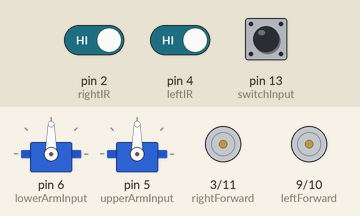
The sketch below on a simulated Arduino Uno, built with avr-gcc and run on an emulated ATmega328P. On the bench: 2 × servo, motor-driver pin pairs drawn as motors (green arrow = first pin HIGH = forward, orange = second pin HIGH = backward, longer = more drive). Inputs (shaded band) come from the test bench; at power-on: pin 13 (switchInput) HIGH, pin 2 (rightIR) HIGH, pin 4 (leftIR) HIGH.

Above: at 1.2 s.
1.3 s: pin 13 (switchInput) pulled LOW for 0.15 s
At 3.4 s:
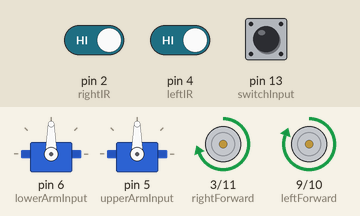
3.9 s: pin 13 (switchInput) pulled LOW for 1 s
At 5.2 s:
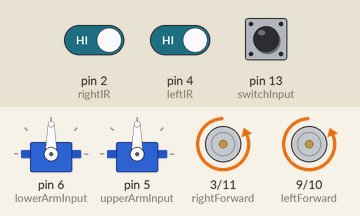
Timing chart, 0 to 6.9 s (numbered marks = the images above; inputs shaded):
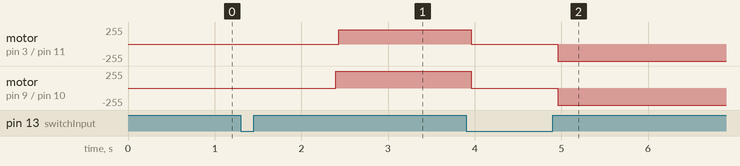

Measured:
- after the input at 1.3 s, motor on pin 3 (rightForward) / pin 11 (rightBack): stopped → forward 212/255 after 1.1 s; motor on pin 9 (leftForward) / pin 10 (leftBack): stopped → forward 255/255 after 1.1 s
- after the input at 3.9 s, motor on pin 3 (rightForward) / pin 11 (rightBack): forward 212/255 → stopped after 0.06 s, → backward 255/255 1.0 s later; motor on pin 9 (leftForward) / pin 10 (leftBack): forward 255/255 → stopped after 0.06 s, → backward 255/255 1.0 s later

The sketch:

RobotCode.ino
```cpp
#include <Servo.h>
#include <ezButton.h>
#include <stdlib.h>
#define LEFT 0
#define RIGHT 1
#define PI 3.14159
#define WHEEL_ENCODER_COUNT 70
#define WHEEL_DIAMETER 56
#define WHEEL_WIDTH 150
#define FORWARD_COEFF_LEFT 1.2
#define BACK_COEFF_LEFT 1.0
#define FORWARD_ADJUSTED_R 100/FORWARD_COEFF_LEFT
#define BACK_ADJUSTED_R 100/BACK_COEFF_LEFT
#define LEFTENC 0
#define RIGHTENC 1
#define STRAIGHTKP 1.5


int switchInput = 13;

int leftForward = 9;  // make sure this is IN1 or IN3
int leftBack = 10;
int rightForward = 3;  // make sure this is IN1 or IN3
int rightBack = 11;

int lowerArmInput = 6;
int upperArmInput = 5;
int leftIR = 4;
int rightIR = 2;

int leftEncoderCount = 0;
int rightEncoderCount = 0;


int leftPastPinValue, rightPastPinValue;
int leftPinValue, rightPinValue;
double leftSpeed, rightSpeed;
int distanceToDrive;
int state = HIGH;
bool switchPressed = false;


int convertPower(double percentPower);

class dcMotor {
public:
  int forwardPin;
  int backPin;
  void setPins(int f, int b) {
    forwardPin = f;
    backPin = b;
    pinMode(f, OUTPUT);
    pinMode(b, OUTPUT);
  }
  void drive(double power) {
    int convertedPower = convertPower(power);
    if (power > 0) {
      digitalWrite(backPin, LOW);
      analogWrite(forwardPin, convertedPower);
    } else if (power < 0) {
      digitalWrite(forwardPin, LOW);
      analogWrite(backPin, convertedPower);
    } else {
      digitalWrite(forwardPin, LOW);
      digitalWrite(backPin, LOW);
    }
  }
};

dcMotor leftMotor;
dcMotor rightMotor;
Servo lowerArm;
Servo upperArm;

// For the switch: have GND connected to C, have input connected to NO
ezButton limitSwitch(switchInput);  // create ezButton object that attach to pin 4;


void setup() {
  limitSwitch.setDebounceTime(50);  // set debounce time to 50 milliseconds

  lowerArm.attach(lowerArmInput);
  upperArm.attach(upperArmInput);
  leftMotor.setPins(leftForward, leftBack);
  rightMotor.setPins(rightForward, rightBack);

  pinMode(leftIR, INPUT);
  pinMode(rightIR, INPUT);

  leftPastPinValue = digitalRead(leftIR);
  rightPastPinValue = digitalRead(rightIR);
  Serial.begin(9600);
}


void loop() {


  // /*
  wait(); // waits for bump switch press

  delay(1000);

  driveStraightSwitch();
  stopDrive();
  delay(1000);


  // backRightWheel(100, 5);
  // delay(1000);

  offsetBackward(-120);

  delay(1000);

  turnLeft(100, 85);
  delay(1000);

  driveStraightSwitch();
  delay(1000);


  // backRightWheel(100, 5);
  // delay(1000);

  offsetBackward(-260);
  delay(1000);

  turnLeft(100, 111);
  delay(1000);

  driveDistance(FORWARD_ADJUSTED_R, 180);
  delay(1000);

  lowerArm.write(0);
  delay(300);
  lowerArm.write(90);
  delay(1000);

  driveDistance(FORWARD_ADJUSTED_R, 140);
  delay(1000);

  for(int i = 90; i <= 180; i+=10) {
    upperArm.write(i);
    delay(100);
  }
  delay(2000);

  // */


  // //-------------- Drive forward until bump switch ---------------------------
  // while (limitSwitch.getState() == LOW) limitSwitch.loop();
  // while (limitSwitch.getState() != LOW) {
  //   driveStraight(30);
  //   limitSwitch.loop();
  // }


}

// functions ----------------------------------------


void wait(void) {
  while (1) {
    while (limitSwitch.getState() == LOW) limitSwitch.loop();
    limitSwitch.loop();
    int switchState = limitSwitch.getState();
    if (switchState == LOW) return;
  }
}

void motorPurge(void) {
  digitalWrite(leftBack, HIGH);
  digitalWrite(rightBack, HIGH);
  delay(50);
  digitalWrite(leftBack, LOW);
  digitalWrite(rightBack, LOW);
  delay(25);
  digitalWrite(leftForward, HIGH);
  digitalWrite(rightForward, HIGH);
  delay(50);
  digitalWrite(leftForward, LOW);
  digitalWrite(rightForward, LOW);
  delay(25);
  digitalWrite(leftBack, HIGH);
  digitalWrite(rightBack, HIGH);
  delay(100);
  digitalWrite(leftBack, LOW);
  digitalWrite(rightBack, LOW);
  delay(200);
}

void driveStraightSwitch(void) {
  resetEncoders();
  while (limitSwitch.getState() == LOW) limitSwitch.loop();
  digitalWrite(leftForward, HIGH);
  while (limitSwitch.getState() != LOW) {
    driveStraight(FORWARD_ADJUSTED_R);
    limitSwitch.loop();
  }
  stopDrive();
}

void turnLeft(double power, double angle) {
  resetEncoders();
  int convertedPower = convertPower(power);
  double turnDistanceWheel = 2*PI * (angle/360.0) * WHEEL_WIDTH ;
  int encTurn = distanceToEncoder(turnDistanceWheel);
  analogWrite(rightForward, convertedPower);
  while (rightEncoderCount < encTurn) {
    if (readEncoder(RIGHTENC)) rightEncoderCount += 1;
  }
  analogWrite(rightForward, 0);
}

void backRightWheel(double power, double angle) {
  resetEncoders();
  int convertedPower = convertPower(power);
  double turnDistanceWheel = 2*PI * (angle/360.0) * WHEEL_WIDTH ;
  int encTurn = distanceToEncoder(turnDistanceWheel);
  analogWrite(rightBack, convertedPower);
  while (rightEncoderCount < encTurn) {
    if (readEncoder(RIGHTENC)) rightEncoderCount += 1;
  }
  analogWrite(rightBack, 0);

}


void driveDistance(double power, double distance) {
  resetEncoders();
  int startTime;
  int factor;
  int leftPin;
  double leftPower, rightPower;
  double straightError;

  int encoderAvg, encDist;
  if (distance > 0) {
    factor = 1;
    leftPin = leftForward;
  } else {
    factor = -1;
    leftPin = leftBack;
  }

  for (int i = 0; abs(i) < power; i+=(factor*10)) {
    driveStraight(i);
    if (abs(encoderAverage()) > abs(distanceToEncoder(distance)) ) break;
  }


  digitalWrite(leftPin, HIGH);
  while (1) {
    driveStraight(power*factor);
    if (abs(encoderAverage()) > abs(distanceToEncoder(distance)) ) break;
  }
  stopDrive();
}

void driveStraight(double power) {
  int startTime = millis();
  int factor;
  int delay = 30;
  if (power > 0) factor = 1;
  else factor = -1;

  while (millisFromOffset(startTime) < delay) {
    if (readEncoder(LEFTENC)) leftEncoderCount += factor;
    if (readEncoder(RIGHTENC)) rightEncoderCount += factor;
  }

  double leftPower, rightPower;
  double straightError;

  straightError = leftEncoderCount - rightEncoderCount;

  // leftPower = power - straightError * STRAIGHTKP;
  rightPower = power + straightError * STRAIGHTKP;
  // leftMotor.drive(leftPower);
  rightMotor.drive(rightPower);
}

void resetEncoders(void) {
  leftEncoderCount = 0;
  rightEncoderCount = 0;
}

double encoderAverage(void) {
  return (leftEncoderCount + rightEncoderCount) / 2.0;
}

int millisFromOffset(int offset) {
  return (millis() - offset);
}

void stopDrive(void) {
  rightMotor.drive(0);
  leftMotor.drive(0);
}


bool readEncoder(int type) {
  bool returnvar;
  if (type == LEFTENC) {
    leftPinValue = digitalRead(leftIR);
    if (leftPinValue != leftPastPinValue)
      returnvar = true;
    else
      returnvar = false;
    leftPastPinValue = leftPinValue;
  }
  if (type == RIGHTENC) {
    rightPinValue = digitalRead(rightIR);
    if (rightPinValue != rightPastPinValue)
      returnvar = true;
    else
      returnvar = false;
    rightPastPinValue = rightPinValue;
  }

  return returnvar;
}

int distanceToEncoder(double distance) {
  double wheel_circ = WHEEL_DIAMETER * PI;
  int encoder_value = customRound(distance / wheel_circ * WHEEL_ENCODER_COUNT);
  return encoder_value;
}

double encoderToDistance(int encoder) {
  double wheel_circ = WHEEL_DIAMETER * PI;
  double dist = encoder * ((double)wheel_circ / WHEEL_ENCODER_COUNT);
  return dist;
}

int convertPower(double percentPower) {
  percentPower = abs(percentPower);
  int num = customRound(percentPower * (255 / 100.0));
  if (num > 255) num = 255;
  if (num < 0) num = 0;
  return num;
}

int customRound(double num) {
  int rounded;
  double rem = num - floor(num);
  if (rem >= 0.5) rounded = floor(num) + 1;
  else rounded = floor(num);
  return rounded;
}

double saturate(double lower, double upper, double input) {
  if (input < lower) return lower;
  if (input > upper) return upper;
  return input;
}


void offsetForward(double distance) {
  resetEncoders();
  digitalWrite(leftForward, HIGH);
  rightMotor.drive(FORWARD_ADJUSTED_R);

  while (abs(encoderAverage()) < abs(distanceToEncoder(distance))) {
    if (readEncoder(LEFTENC)) leftEncoderCount += 1;
    if (readEncoder(RIGHTENC)) rightEncoderCount += 1;
  }
  analogWrite(rightForward, 0);
  delay(50);
  digitalWrite(leftForward, LOW);

}

void offsetBackward(double distance) {
  resetEncoders();
  // rightMotor.drive(-1*BACK_ADJUSTED_R);
  digitalWrite(rightBack, HIGH);
  digitalWrite(leftBack, HIGH);

  while (abs(encoderAverage()) < abs(distanceToEncoder(distance))) {
    if (readEncoder(LEFTENC)) leftEncoderCount += 1;
    if (readEncoder(RIGHTENC)) rightEncoderCount += 1;
  }
  digitalWrite(rightBack, LOW);
  digitalWrite(leftBack, LOW);

}

void offsetForwardSwitch(void) {
  resetEncoders();
  while (limitSwitch.getState() == LOW) limitSwitch.loop();
  digitalWrite(leftForward, HIGH);
  rightMotor.drive(FORWARD_ADJUSTED_R);
  while (limitSwitch.getState() != LOW) limitSwitch.loop();
  analogWrite(rightForward, 0);
  delay(100);
  digitalWrite(leftForward, LOW);
}

void findPWMDirection(void) {
  // ----- both wheels forward full speed
  digitalWrite(leftMotor.backPin, LOW);
  digitalWrite(rightMotor.backPin, LOW);
  digitalWrite(leftMotor.forwardPin, HIGH);
  digitalWrite(rightMotor.forwardPin, HIGH);
  delay(2000);
  digitalWrite(leftMotor.forwardPin, LOW);
  digitalWrite(rightMotor.forwardPin, LOW);
  delay(500);
  // ----- both wheels back full speed
  digitalWrite(leftMotor.backPin, HIGH);
  digitalWrite(rightMotor.backPin, HIGH);
  delay(2000);
  digitalWrite(leftMotor.backPin, LOW);
  digitalWrite(rightMotor.backPin, LOW);
  delay(500);

  // ----- both wheels forward PWM
  // analogWrite(leftMotor.forwardPin, 200);
  analogWrite(rightMotor.forwardPin, 200);
  delay(2000);
  // digitalWrite(leftMotor.forwardPin, LOW);
  digitalWrite(rightMotor.forwardPin, LOW);
  delay(500);
  // both wheels back PWM
  // analogWrite(leftMotor.backPin, 200);
  analogWrite(rightMotor.backPin, 200);
  delay(2000);
  // digitalWrite(leftMotor.backPin, LOW);
  digitalWrite(rightMotor.backPin, LOW);
}


// -----------------------------------
// Code for testintg new inputs / wheel encoders.


// int inputPin = 7;
// int encoderCount = 0;
// int pastPinValue;
// int pinValue;
// int switchValue = HIGH; // value that encoder is updated on

// void setup() {
//   Serial.begin(9600);
//   pinMode(inputPin, INPUT);
//   pastPinValue = digitalRead(inputPin);
// }

// void loop() {

  // if(detectSwitch()) {
  //   encoderCount++;
  // }
//   Serial.print("Encoder count: ");
//   Serial.println(encoderCount);


// }

// bool detectSwitch(void) {
//   bool returnvar;
//   pinValue = digitalRead(inputPin);
//   if (pinValue != pastPinValue) {
//     returnvar = true;
//   } else {
//     returnvar = false;
//   }
//   pastPinValue = pinValue;
//   return returnvar;
// }
```
